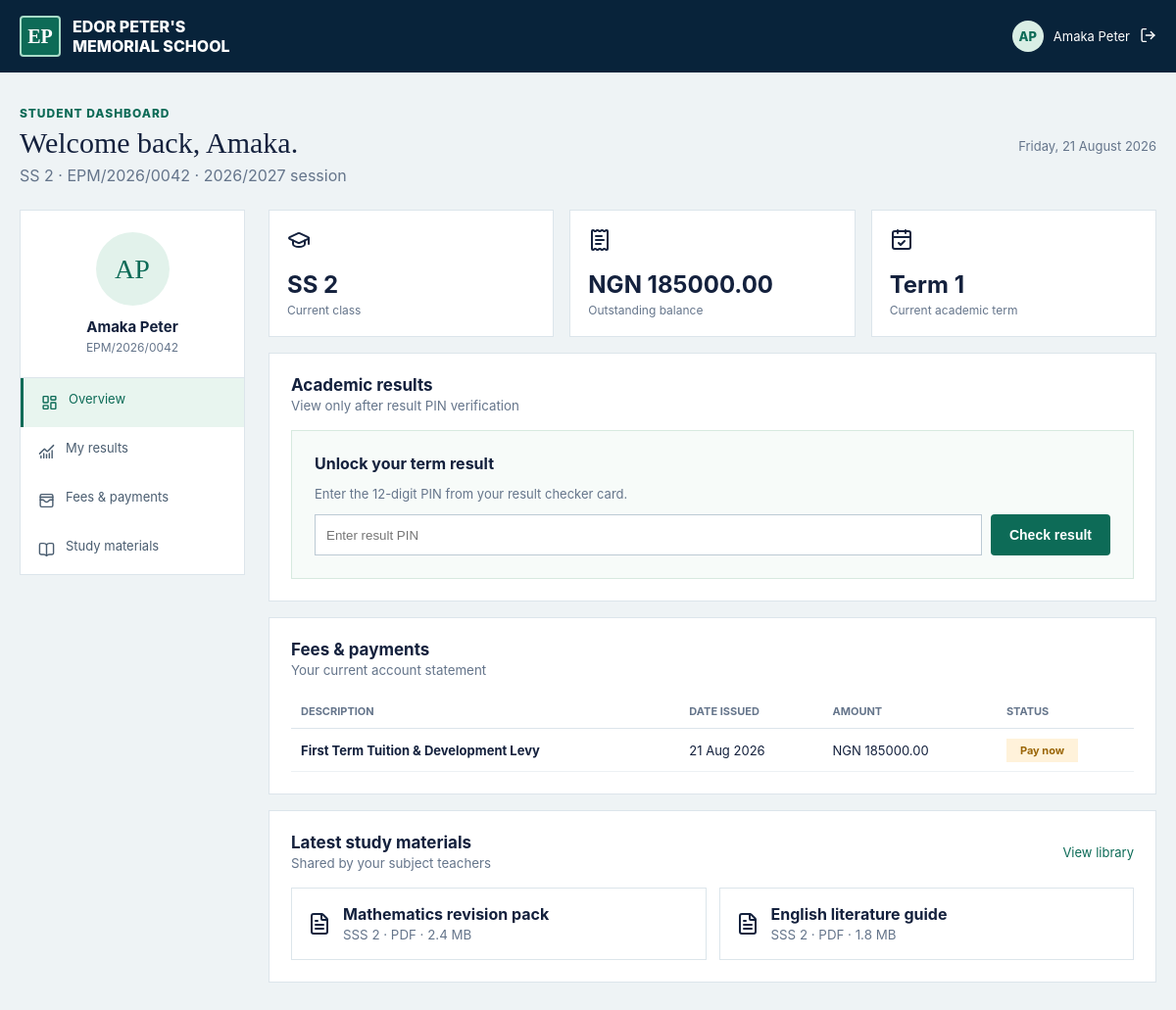
The page /student/ (signed in) on the database its author committed.
### portal/models.py (models this page shows, shortened)
class StudentProfile(models.Model):
    user = models.OneToOneField(User, on_delete=models.CASCADE)
    middle_name = models.CharField(max_length=60, blank=True, verbose_name='Middle name')
    student_id = models.CharField(max_length=15, unique=True, verbose_name="Admission Number")
    current_class = models.CharField(max_length=20, choices=CLASS_CHOICES)
    passport_photo = models.ImageField(upload_to='passports/', blank=True, null=True)
    result_pin = models.CharField(max_length=12, help_text="12-digit Scratch Card PIN to view results", blank=True, null=True)
    date_of_birth = models.DateField(null=True, blank=True)

class SchoolFeeInvoice(models.Model):
    student = models.ForeignKey(StudentProfile, on_delete=models.CASCADE)
    title = models.CharField(max_length=100, default="Term Tuition Fees")
    amount = models.DecimalField(max_digits=10, decimal_places=2)
    is_paid = models.BooleanField(default=False)
    payment_reference = models.CharField(max_length=100, blank=True, null=True)
    date_created = models.DateTimeField(auto_now_add=True)

### portal/views.py (the view, shortened to what this page needs)
# urls.py: path('student/', views.student_dashboard, name='student_dashboard'),
@login_required
def student_dashboard(request):
    if request.user.is_superuser:
        return redirect('admin_portal')
    if request.user.is_staff:
        return redirect('staff_portal')
    try:
        student_profile = StudentProfile.objects.get(user=request.user)
    except StudentProfile.DoesNotExist:
        create_student_profile(request.user)
        student_profile = StudentProfile.objects.get(user=request.user)
    invoices = SchoolFeeInvoice.objects.filter(student=student_profile)
    unpaid_fees = invoices.filter(is_paid=False)
    total_unpaid = sum(invoice.amount for invoice in unpaid_fees)
    results = None
    pin_error = None
    pin_verified = False
    context = {
        'student': student_profile,
        'results': results,
        'invoices': invoices,
        'total_unpaid': total_unpaid,
        'pin_error': pin_error,
        'pin_verified': pin_verified,
    }
    return render(request, 'portal/dashboard.html', context)

### portal/templates/portal/dashboard.html (shortened to what this page needs)
{% load static %}
<!doctype html>
<html>
<head>
<link rel="stylesheet" href="{% static 'portal/site.css' %}">
</head>
<body class="portal-body">
<header class="dash-nav">
<div class="shell">
<a class="brand" href="/">
<span class="mark">EP</span>
<span>EDOR PETER'S<br>MEMORIAL SCHOOL</span>
</a>
<div class="profile-pill">
<span class="avatar">{{ student.user.first_name|first }}{{ student.user.last_name|first }}
</span>
<span>{{ student.user.first_name }}{% if student.middle_name %} {{ student.middle_name }}{% endif %} {{ student.user.last_name }}
</span>
<a href="{% url 'logout' %}">
<i data-lucide="log-out" width="17">
</i>
</a>
</div>
</div>
</header>
<main class="dashboard">
<div class="dash-head">
<div>
<div class="eyebrow" style="color:var(--green)">Student dashboard</div>
<h1>Welcome back, {{ student.user.first_name }}.</h1>
<p>{{ student.current_class }} &middot; {{ student.student_id }} &middot; 2026/2027 session</p>
</div>
<span style="font-size:13px;color:var(--muted)">Friday, 21 August 2026</span>
</div>
<div class="dash-grid">
<aside class="side">
<div class="student-card">
<div class="big-avatar">{{ student.user.first_name|first }}{{ student.user.last_name|first }}
</div>
<h3>{{ student.user.first_name }}{% if student.middle_name %} {{ student.middle_name }}{% endif %} {{ student.user.last_name }}
</h3>
<span>{{ student.student_id }}
</span>
</div>
<a class="active" href="#overview">
<i data-lucide="layout-dashboard" width="17">
</i> Overview</a>
<a href="#results">
<i data-lucide="chart-no-axes-combined" width="17">
</i> My results</a>
<a href="#fees">
<i data-lucide="wallet-cards" width="17">
</i> Fees & payments</a>
<a href="#materials">
<i data-lucide="book-open" width="17">
</i> Study materials</a>
</aside>
<section>
<div id="overview" class="main-grid">
<div class="metric">
<i data-lucide="graduation-cap">
</i>
<strong>{{ student.current_class }}
</strong>
<span>Current class</span>
</div>
<div class="metric">
<i data-lucide="receipt-text">
</i>
<strong>NGN {{ total_unpaid }}
</strong>
<span>Outstanding balance</span>
</div>
<div class="metric">
<i data-lucide="calendar-check">
</i>
<strong>Term 1</strong>
<span>Current academic term</span>
</div>
</div>
<section id="results" class="panel">
<div class="panel-head">
<div>
<h2>Academic results</h2>
<small style="color:var(--muted)">View only after result PIN verification</small>
</div>
</div>{% if not pin_verified %}
<div style="background:#f7fbf9;border:1px solid #d7e9df;padding:23px">
<strong>Unlock your term result</strong>
<p style="color:var(--muted);font-size:13px">Enter the 12-digit PIN from your result checker card.</p>
<form method="post" style="display:flex;gap:9px">{% csrf_token %}
<input style="flex:1;padding:11px;border:1px solid #bccad4" name="result_pin" maxlength="12" placeholder="Enter result PIN" required>
<button class="button" name="verify_pin">Check result</button>
</form>
</div>{% endif %}
</section>
<section id="fees" class="panel">
<div class="panel-head">
<div>
<h2>Fees & payments</h2>
<small style="color:var(--muted)">Your current account statement</small>
</div>
</div>
<table class="table">
<thead>
<tr>
<th>Description</th>
<th>Date issued</th>
<th>Amount</th>
<th>Status</th>
</tr>
</thead>
<tbody>{% for invoice in invoices %}
<tr>
<td>
<strong>{{ invoice.title }}
</strong>
</td>
<td>{{ invoice.date_created|date:'d M Y' }}
</td>
<td>NGN {{ invoice.amount }}
</td>
<td>
<span class="badge {% if not invoice.is_paid %}due{% endif %}">{% if invoice.is_paid %}Paid{% else %}
<form method="post" action="{% url 'demo_payment' invoice.id %}" style="display:inline">{% csrf_token %}
<button type="submit" style="border:0;background:transparent;color:inherit;font:inherit;cursor:pointer">Pay now</button>
</form>{% endif %}
</span>
</td>
</tr>{% empty %}
<tr>
<td colspan="4">No fees have been posted to your account.</td>
</tr>{% endfor %}
</tbody>
</table>
</section>
<section id="materials" class="panel">
<div class="panel-head">
<div>
<h2>Latest study materials</h2>
<small style="color:var(--muted)">Shared by your subject teachers</small>
</div>
<a href="#" style="color:var(--green);font-size:13px">View library</a>
</div>
<div class="resource-grid">
<a class="resource" href="#">
<i data-lucide="file-text">
</i>
<div>
<strong>Mathematics revision pack</strong>
<br>
<small>SSS 2 &middot; PDF &middot; 2.4 MB</small>
</div>
</a>
<a class="resource" href="#">
<i data-lucide="file-text">
</i>
<div>
<strong>English literature guide</strong>
<br>
<small>SSS 2 &middot; PDF &middot; 1.8 MB</small>
</div>
</a>
</div>
</section>
</section>
</div>
</main>
</body>
</html>

### portal/static/portal/site.css (style rules this page uses)
:root { --ink:#14213d;--navy:#102a43;--green:#0d6b57;--mint:#e8f5ef;--gold:#e7ad35;--paper:#f7f9fb;--line:#dce5eb;--muted:#65758b }
* { box-sizing:border-box }
body { margin:0;background:var(--paper);color:var(--ink);font-family:Inter,ui-sans-serif,system-ui,-apple-system,BlinkMacSystemFont,"Segoe UI",sans-serif }
a { text-decoration:none;color:inherit }
.shell { width:min(1160px,calc(100% - 40px));margin:auto }
.topbar .shell,.nav,.section-head,.dash-head,.login-nav { display:flex;align-items:center;justify-content:space-between }
.brand { display:flex;gap:12px;align-items:center;font-weight:800 }
.mark { display:grid;place-items:center;width:42px;height:42px;background:var(--green);color:white;border-radius:4px;font-family:Georgia,serif;font-size:20px;border:2px solid #a8dbc8 }
.button { display:inline-flex;align-items:center;justify-content:center;gap:8px;border:0;border-radius:4px;background:var(--green);color:white;padding:13px 19px;font-weight:750;font-size:14px;cursor:pointer }
.eyebrow { color:#b6ead6;font-size:12px;font-weight:850;text-transform:uppercase;letter-spacing:.08em }
.portal-body { background:#eef3f5 }
.dash-nav { background:#08233a;color:#fff;padding:16px 0 }
.dash-nav .shell { display:flex;justify-content:space-between;align-items:center }
.profile-pill { display:flex;gap:10px;align-items:center;font-size:13px }
.avatar { width:32px;height:32px;border-radius:50%;background:#d9eee5;color:var(--green);display:grid;place-items:center;font-weight:800 }
.dashboard { width:min(1240px,calc(100% - 40px));margin:34px auto }
.dash-head { margin-bottom:25px }
.dash-head h1 { font:30px Georgia,serif;margin:6px 0 }
.dash-head p { margin:0;color:var(--muted) }
.dash-grid { display:grid;grid-template-columns:230px 1fr;gap:24px }
.side { background:white;border:1px solid var(--line);height:max-content }
.student-card { padding:22px;border-bottom:1px solid var(--line);text-align:center }
.big-avatar { width:75px;height:75px;margin:0 auto 12px;border-radius:50%;display:grid;place-items:center;background:#e2f2eb;color:var(--green);font:28px Georgia,serif }
.student-card h3 { font-size:15px;margin:0 }
.student-card span { font-size:12px;color:var(--muted) }
.side a { display:flex;gap:11px;padding:13px 18px;font-size:13px;color:#4a5d70 }
.side a.active,.side a:hover { color:var(--green);background:var(--mint);border-left:3px solid var(--green) }
.main-grid { display:grid;grid-template-columns:repeat(3,1fr);gap:16px }
.metric { background:white;padding:18px;border:1px solid var(--line) }
.metric strong { display:block;font-size:24px;margin-top:15px }
.metric span { font-size:12px;color:var(--muted) }
.panel { background:white;border:1px solid var(--line);margin-top:16px;padding:22px }
.panel-head { display:flex;justify-content:space-between;align-items:center;margin-bottom:16px }
.panel h2 { font-size:17px;margin:0 }
.table { width:100%;border-collapse:collapse;font-size:13px }
.table th { text-align:left;color:var(--muted);font-size:11px;text-transform:uppercase;padding:10px;border-bottom:1px solid var(--line) }
.table td { padding:13px 10px;border-bottom:1px solid #edf1f4 }
.badge { font-size:11px;padding:5px 8px;background:#e9f6ef;color:#16734d;font-weight:750 }
.badge.due { background:#fff2da;color:#9a6507 }
.resource-grid { display:grid;grid-template-columns:1fr 1fr;gap:13px }
.resource { border:1px solid var(--line);padding:16px;display:flex;gap:12px;align-items:center }
.resource small { color:var(--muted) }
:root { --ink:#14213d }

### rows shown on the page
StudentProfile: user.first_name|first "A", user.last_name|first "P", user.first_name "Amaka", user.last_name "Peter", current_class "SS 2", student_id "EPM/2026/0042"
SchoolFeeInvoice: title "First Term Tuition & Development Levy", date_created "21 Aug 2026", amount "185000.00", is_paid "Pay now"

### other values the page prints
{{ total_unpaid }} "185000.00"
